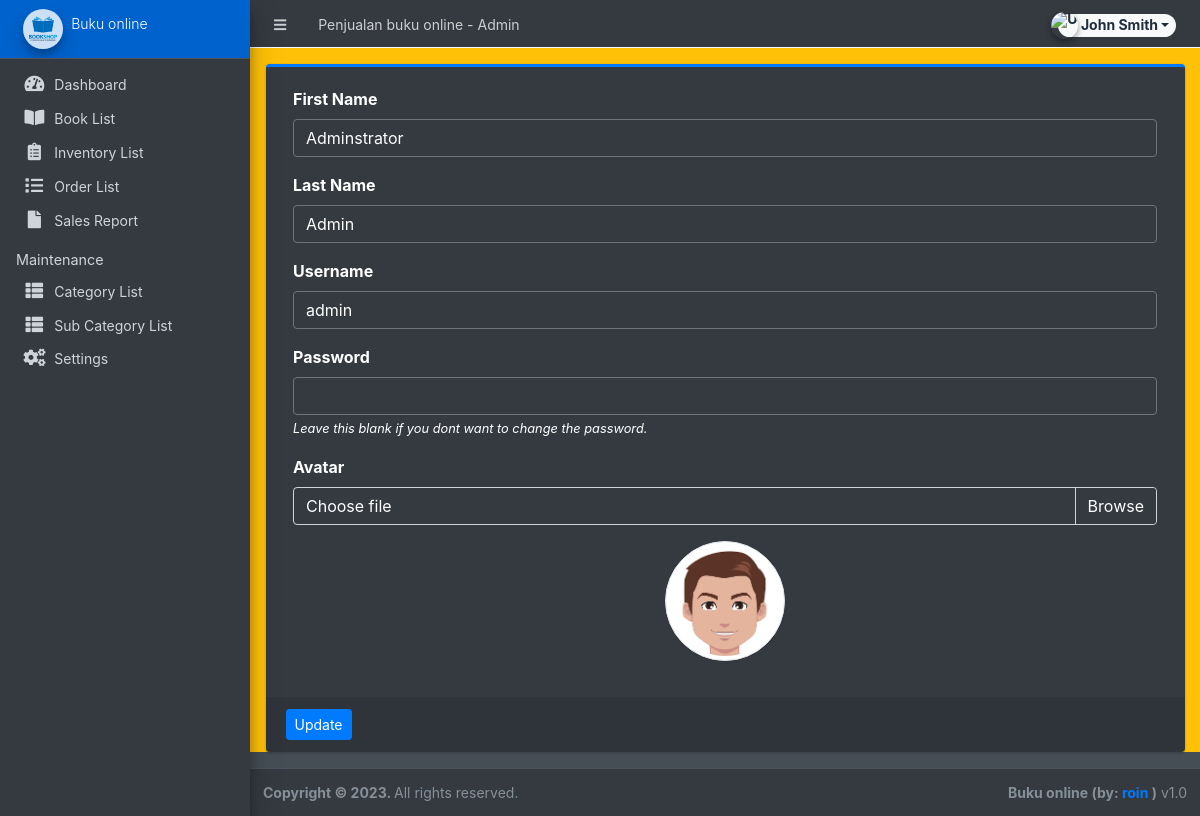
The app's page /admin/?page=user (signed in) with its own data.
### tables this page shows
CREATE TABLE `users` (
  `id` int(50) NOT NULL,
  `firstname` varchar(250) NOT NULL,
  `lastname` varchar(250) NOT NULL,
  `username` text NOT NULL,
  `password` text NOT NULL,
  `avatar` text DEFAULT NULL,
  `last_login` datetime DEFAULT NULL,
  `type` tinyint(1) NOT NULL DEFAULT 0,
  `date_added` datetime NOT NULL DEFAULT current_timestamp(),
  `date_updated` datetime DEFAULT NULL ON UPDATE current_timestamp()
);

### classes/DBConnection.php (called while the page is built, shortened)
<?php
class DBConnection{
    private $host = DB_SERVER;
    private $username = DB_USERNAME;
    private $password = DB_PASSWORD;
    private $database = DB_NAME;
    public $conn;
    public function __construct(){
        if (!isset($this->conn)) {
            $this->conn = new mysqli($this->host, $this->username, $this->password, $this->database);
        }
    }
}
?>

### config.php (called while the page is built, shortened)
<?php
require_once('classes/DBConnection.php');
require_once('classes/SystemSettings.php');
function validate_image($file){
	if(!empty($file)){
		if(is_file(base_app.$file)){
			return base_url.$file;
		}else{
			return base_url.'dist/img/no-image-available.png';
		}
	}else{
		return base_url.'dist/img/no-image-available.png';
	}
}
?>

### admin/user/index.php (the view, shortened to what this page needs)
<?php
$user = $conn->query("SELECT * FROM users where id ='".$_settings->userdata('id')."'");
foreach($user->fetch_array() as $k =>$v){
	$meta[$k] = $v;
}
?>
<div class="card card-outline card-primary">
	<div class="card-body">
		<div class="container-fluid">
			<form action="" id="manage-user">
				<div class="form-group">
					<label for="name">First Name</label>
					<input type="text" name="firstname" id="firstname" class="form-control" value="<?php echo isset($meta['firstname']) ? $meta['firstname']: '' ?>" required>
				</div>
				<div class="form-group">
					<label for="name">Last Name</label>
					<input type="text" name="lastname" id="lastname" class="form-control" value="<?php echo isset($meta['lastname']) ? $meta['lastname']: '' ?>" required>
				</div>
				<div class="form-group">
					<label for="username">Username</label>
					<input type="text" name="username" id="username" class="form-control" value="<?php echo isset($meta['username']) ? $meta['username']: '' ?>" required  autocomplete="off">
				</div>
				<div class="form-group">
					<label for="password">Password</label>
					<input type="password" name="password" id="password" class="form-control" value="" autocomplete="off">
					<small><i>Leave this blank if you dont want to change the password.</i></small>
				</div>
				<div class="form-group">
					<label for="" class="control-label">Avatar</label>
					<div class="custom-file">
		              <label class="custom-file-label" for="customFile">Choose file</label>
		            </div>
				</div>
				<div class="form-group d-flex justify-content-center">
					<img src="<?php echo validate_image(isset($meta['avatar']) ? $meta['avatar'] :'') ?>" alt="" id="cimg" class="img-fluid img-thumbnail">
				</div>
			</form>
		</div>
	</div>
	<div class="card-footer">
			<div class="col-md-12">
				<div class="row">
					<button class="btn btn-sm btn-primary" form="manage-user">Update</button>
				</div>
			</div>
		</div>
</div>

### admin/user/index.php (style rules this page uses)
img#cimg { height: 15vh; width: 15vh; object-fit: cover; border-radius: 100% 100%; }

### records on screen
users: firstname "Adminstrator", lastname "Admin", username "admin", avatar (picture)

### other values on screen
$_settings->info('name') "Penjualan buku online"
$_settings->userdata('firstname').' '.$_settings->userdata('lastname') "John Smith"
$_settings->info('short_name') "Buku online"
